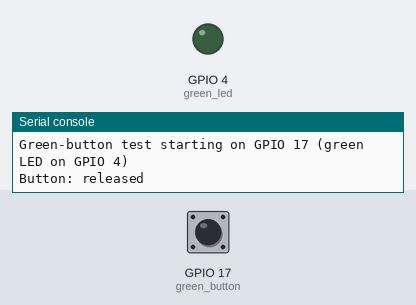
A program run on a simulated ESP32 board running MicroPython. Parts: output pins drawn as LEDs (lit = HIGH), the last lines printed to the serial console. The test bench sets the inputs (shaded band); at power-on: GPIO 17 (green_button) LOW.

Above: at 1.2 s.
1.3 s: GPIO 17 (green_button) pulled HIGH for 0.15 s
At 1.4 s:
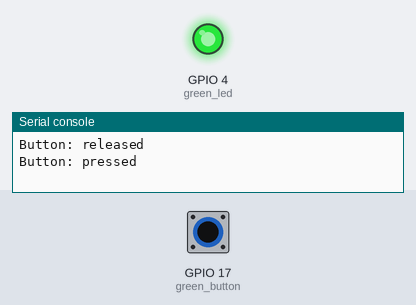
3.0 s: GPIO 17 (green_button) pulled HIGH for 3.2 s
At 6.7 s:
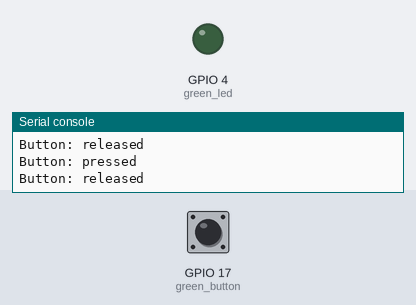
Timing chart, 0 to 8.2 s (numbered marks = the images above; inputs shaded):
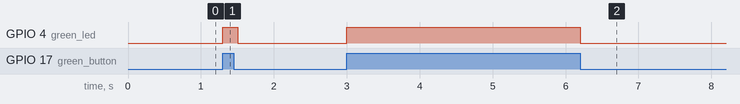

The program:

04_green_button_led.py
```python
"""Diagnostic 4/13 — Green push-button (GPIO 17) driving the green LED (GPIO 4).

Isolates the digital input side of the project: the push-button and the
green LED it directly drives. See diagnostics/README.md for how to run this on
wokwi.com.

Deliberately uses a plain blocking loop (no asyncio, no ssd1306 import,
no other LED, no debounce) so a failure here can only mean a GPIO/wiring
problem with the button or the green LED, not an application-logic issue.
Wokwi's simulated push-button does not bounce, so debounce is not needed
for this isolated hardware check (see docs/EN/technical-specification.md,
section 6.2).

Expected: button released -> green LED OFF, console prints
"Button: released". Button pressed (click it, or focus the diagram and
hold Space) -> green LED ON, console prints "Button: pressed".
"""

from machine import Pin
import time

GREEN_LED_PIN = 4
GREEN_BUTTON_PIN = 17
POLL_INTERVAL_MS = 100

green_led = Pin(GREEN_LED_PIN, Pin.OUT, value=0)
green_button = Pin(GREEN_BUTTON_PIN, Pin.IN, Pin.PULL_DOWN)

print("Green-button test starting on GPIO {} (green LED on GPIO {})".format(
    GREEN_BUTTON_PIN, GREEN_LED_PIN
))

last_state = None

while True:
    current_state = bool(green_button.value())
    if current_state != last_state:
        green_led.value(current_state)
        print("Button:", "pressed" if current_state else "released")
        last_state = current_state
    time.sleep_ms(POLL_INTERVAL_MS)
```

Measured:
- after the input at 1.3 s, GPIO 4 (green_led): LOW → HIGH at once, → LOW 0.20 s later
- after the input at 3.0 s, GPIO 4 (green_led): LOW → HIGH at once, → LOW 3.2 s later
